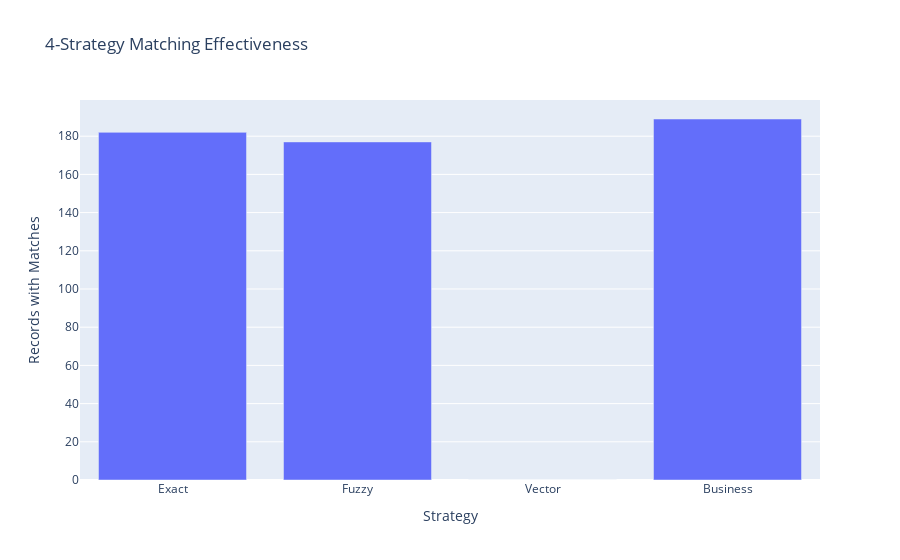

Notebook code for this chart:
### Code cell
# Strategy effectiveness analysis
print("🎯 4-Strategy Effectiveness Analysis:")

strategy_stats = pd.DataFrame({
    'Strategy': ['Exact', 'Fuzzy', 'Vector', 'Business'],
    'Records_with_Matches': [
        (transactions_df['exact_matches'] > 0).sum(),
        (transactions_df['fuzzy_matches'] > 0).sum(),
        (transactions_df['vector_matches'] > 0).sum(),
        (transactions_df['business_matches'] > 0).sum()
    ],
    'Average_Score': [
        transactions_df['exact_score'].mean(),
        transactions_df['fuzzy_score'].mean(),
        transactions_df['vector_score'].mean(),
        transactions_df['business_score'].mean()
    ]
})

display(strategy_stats)

# Strategy effectiveness chart
fig = px.bar(
    strategy_stats,
    x='Strategy',
    y='Records_with_Matches',
    title='4-Strategy Matching Effectiveness',
    labels={'Records_with_Matches': 'Records with Matches'}
)
fig.show()

print("✅ Strategy analysis complete!")

### Figure 1 — Plotly figure (JSON) as saved in the notebook; plotly's stock layout.template omitted (floating-point values rounded to 4 significant figures)
{"data": [{"hovertemplate": "Strategy=%{x}<br>Records with Matches=%{y}<extra></extra>", "legendgroup": "", "marker": {"color": "#636efa", "pattern": {"shape": ""}}, "name": "", "orientation": "v", "showlegend": false, "textposition": "auto", "type": "bar", "x": ["Exact", "Fuzzy", "Vector", "Business"], "xaxis": "x", "y": [182, 177, 0, 189], "yaxis": "y"}], "layout": {"barmode": "relative", "legend": {"tracegroupgap": 0}, "title": {"text": "4-Strategy Matching Effectiveness"}, "xaxis": {"anchor": "y", "domain": [0, 1], "title": {"text": "Strategy"}}, "yaxis": {"anchor": "x", "domain": [0, 1], "title": {"text": "Records with Matches"}}}}
